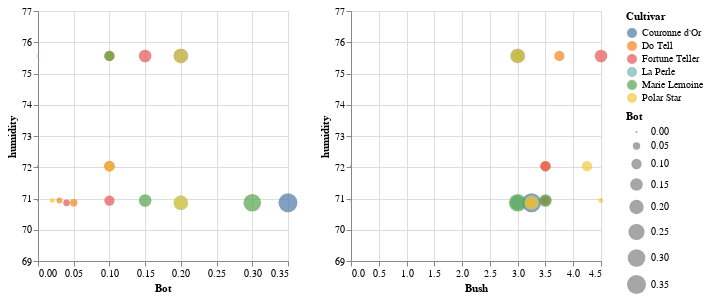

The notebook cell saved with this chart:
### Code cell
source = most_resistant_df


brush = alt.selection(type='interval', resolve='global')

base = alt.Chart(source).mark_circle().encode(
    alt.Y('humidity:Q',scale=alt.Scale(domain=(69, 77),clamp=True)),
    size='Bot:Q',
    color=alt.condition(brush, 'Cultivar', alt.ColorValue('gray'))
).add_selection(
    brush
).properties(
    width=250,
    height=250
)

base.encode(x='Bot') | base.encode(x='Bush')

### Figure 1 — Vega-Lite specification as saved in the notebook (floating-point values rounded to 4 significant figures)
{"$schema": "https://vega.github.io/schema/vega-lite/v2.6.0.json", "config": {"view": {"height": 300, "width": 400}}, "datasets": {"data-495524e426a53444b88f13af7e212bcf": [{"Bot": 0.2, "Bush": 3, "City": "Ann Arbor", "Cultivar": "Couronne d'Or", "Early_Bot": null, "ID": "133CD", "Mildew": 0, "No": 30, "Regidity": 3, "Serial_No": 343, "Thickness": 7.415, "avgtempC": 21.78, "cloudcover": 39.56, "date": "2015-07-11T00:00:00", "genetic_Acc_No": 30.1, "humidity": 75.56, "maxtempC": 26.2, "mintempC": 17.37, "num": 30.2, "precipMM": 3.277, "year": "2015"}, {"Bot": 0.1, "Bush": 3.75, "City": "Ann Arbor", "Cultivar": "Do Tell", "Early_Bot": null, "ID": "214CD", "Mildew": 0, "No": 31, "Regidity": 4.25, "Serial_No": 499, "Thickness": 8.475, "avgtempC": 21.78, "cloudcover": 39.56, "date": "2015-07-11T00:00:00", "genetic_Acc_No": 31.1, "humidity": 75.56, "maxtempC": 26.2, "mintempC": 17.37, "num": 31.2, "precipMM": 3.277, "year": "2015"}, {"Bot": 0.15, "Bush": 4.5, "City": "Ann Arbor", "Cultivar": "Fortune Teller", "Early_Bot": null, "ID": "85ED", "Mildew": 0, "No": 35, "Regidity": 4.25, "Serial_No": 219, "Thickness": 8.4, "avgtempC": 21.78, "cloudcover": 39.56, "date": "2015-07-11T00:00:00", "genetic_Acc_No": 35.1, "humidity": 75.56, "maxtempC": 26.2, "mintempC": 17.37, "num": 35.2, "precipMM": 3.277, "year": "2015"}, {"Bot": 0, "Bush": 3, "City": "Ann Arbor", "Cultivar": "La Perle", "Early_Bot": null, "ID": "15CD", "Mildew": 0, "No": 38, "Regidity": 3, "Serial_No": 27, "Thickness": 6.5, "avgtempC": 21.78, "cloudcover": 39.56, "date": "2015-07-11T00:00:00", "genetic_Acc_No": 38.1, "humidity": 75.56, "maxtempC": 26.2, "mintempC": 17.37, "num": 38.2, "precipMM": 3.277, "year": "2015"}, {"Bot": 0.1, "Bush": 3, "City": "Ann Arbor", "Cultivar": "Marie Lemoine", "Early_Bot": null, "ID": "125AB", "Mildew": 0, "No": 44, "Regidity": 4, "Serial_No": 323, "Thickness": 7.625, "avgtempC": 21.78, "cloudcover": 39.56, "date": "2015-07-11T00:00:00", "genetic_Acc_No": 44.1, "humidity": 75.56, "maxtempC": 26.2, "mintempC": 17.37, "num": "No", "precipMM": 3.277, "year": "2015"}, {"Bot": 0.2, "Bush": 3, "City": "Ann Arbor", "Cultivar": "Polar Star", "Early_Bot": null, "ID": "154AB", "Mildew": 0, "No": 53, "Regidity": 3.25, "Serial_No": 377, "Thickness": 7.415, "avgtempC": 21.78, "cloudcover": 39.56, "date": "2015-07-11T00:00:00", "genetic_Acc_No": 53.1, "humidity": 75.56, "maxtempC": 26.2, "mintempC": 17.37, "num": 53.2, "precipMM": 3.277, "year": "2015"}, {"Bot": 0.35, "Bush": 3.25, "City": "Ann Arbor", "Cultivar": "Couronne d'Or", "Early_Bot": 0.2, "ID": "133CD", "Mildew": 0, "No": 30, "Regidity": 3.25, "Serial_No": 343, "Thickness": 0.8875, "avgtempC": 22.11, "cloudcover": 44.15, "date": "2016-08-01T00:00:00", "genetic_Acc_No": 30.1, "humidity": 70.86, "maxtempC": 26.46, "mintempC": 17.77, "num": 30.2, "precipMM": 3.248, "year": "2016"}, {"Bot": 0.05, "Bush": 3.25, "City": "Ann Arbor", "Cultivar": "Do Tell", "Early_Bot": 1, "ID": "214CD", "Mildew": 0, "No": 31, "Regidity": 3.25, "Serial_No": 499, "Thickness": 0.8037, "avgtempC": 22.11, "cloudcover": 44.15, "date": "2016-08-01T00:00:00", "genetic_Acc_No": 31.1, "humidity": 70.86, "maxtempC": 26.46, "mintempC": 17.77, "num": 31.2, "precipMM": 3.248, "year": "2016"}, {"Bot": 0.04, "Bush": null, "City": "Ann Arbor", "Cultivar": "Fortune Teller", "Early_Bot": 0.25, "ID": "85ED", "Mildew": 0, "No": 35, "Regidity": 4.25, "Serial_No": 219, "Thickness": 1.008, "avgtempC": 22.11, "cloudcover": 44.15, "date": "2016-07-28T00:00:00", "genetic_Acc_No": 35.1, "humidity": 70.86, "maxtempC": 26.46, "mintempC": 17.77, "num": 35.2, "precipMM": 3.248, "year": "2016"}, {"Bot": 0.2, "Bush": 3, "City": "Ann Arbor", "Cultivar": "La Perle", "Early_Bot": 0, "ID": "15CD", "Mildew": 0, "No": 38, "Regidity": 3.25, "Serial_No": 27, "Thickness": 0.725, "avgtempC": 22.11, "cloudcover": 44.15, "date": "2016-07-29T00:00:00", "genetic_Acc_No": 38.1, "humidity": 70.86, "maxtempC": 26.46, "mintempC": 17.77, "num": 38.2, "precipMM": 3.248, "year": "2016"}, {"Bot": 0.3, "Bush": 3, "City": "Ann Arbor", "Cultivar": "Marie Lemoine", "Early_Bot": 0, "ID": "125AB", "Mildew": 0, "No": 44, "Regidity": 3.25, "Serial_No": 323, "Thickness": 0.9825, "avgtempC": 22.11, "cloudcover": 44.15, "date": "2016-08-01T00:00:00", "genetic_Acc_No": 44.1, "humidity": 70.86, "maxtempC": 26.46, "mintempC": 17.77, "num": "No", "precipMM": 3.248, "year": "2016"}, {"Bot": 0.2, "Bush": 3.25, "City": "Ann Arbor", "Cultivar": "Polar Star", "Early_Bot": 0.4, "ID": "154AB", "Mildew": 0, "No": 53, "Regidity": 3, "Serial_No": 377, "Thickness": 0.7885, "avgtempC": 22.11, "cloudcover": 44.15, "date": "2016-08-01T00:00:00", "genetic_Acc_No": 53.1, "humidity": 70.86, "maxtempC": 26.46, "mintempC": 17.77, "num": 53.2, "precipMM": 3.248, "year": "2016"}, {"Bot": 0, "Bush": 0, "City": "Ann Arbor", "Cultivar": "Couronne d'Or", "Early_Bot": null, "ID": "133CD", "Mildew": null, "No": 30, "Regidity": 0, "Serial_No": 343, "Thickness": null, "avgtempC": 20.3, "cloudcover": 31.48, "date": "2017-07-10T00:00:00", "genetic_Acc_No": 30.1, "humidity": 72.03, "maxtempC": 24.37, "mintempC": 16.22, "num": 30.2, "precipMM": 3.74, "year": "2017"}, {"Bot": 0.1, "Bush": 3.5, "City": "Ann Arbor", "Cultivar": "Do Tell", "Early_Bot": null, "ID": "214CD", "Mildew": null, "No": 31, "Regidity": 3.5, "Serial_No": 499, "Thickness": null, "avgtempC": 20.3, "cloudcover": 31.48, "date": "2017-07-10T00:00:00", "genetic_Acc_No": 31.1, "humidity": 72.03, "maxtempC": 24.37, "mintempC": 16.22, "num": 31.2, "precipMM": 3.74, "year": "2017"}, {"Bot": 0.1, "Bush": 3.5, "City": "Ann Arbor", "Cultivar": "Fortune Teller", "Early_Bot": null, "ID": "85ED", "Mildew": null, "No": 35, "Regidity": 3.5, "Serial_No": 219, "Thickness": null, "avgtempC": 20.3, "cloudcover": 31.48, "date": "2017-07-10T00:00:00", "genetic_Acc_No": 35.1, "humidity": 72.03, "maxtempC": 24.37, "mintempC": 16.22, "num": 35.2, "precipMM": 3.74, "year": "2017"}, {"Bot": 0, "Bush": 0, "City": "Ann Arbor", "Cultivar": "La Perle", "Early_Bot": null, "ID": "15CD", "Mildew": null, "No": 38, "Regidity": 0, "Serial_No": 27, "Thickness": null, "avgtempC": 20.3, "cloudcover": 31.48, "date": "2017-07-10T00:00:00", "genetic_Acc_No": 38.1, "humidity": 72.03, "maxtempC": 24.37, "mintempC": 16.22, "num": 38.2, "precipMM": 3.74, "year": "2017"}, {"Bot": null, "Bush": 3.5, "City": "Ann Arbor", "Cultivar": "Marie Lemoine", "Early_Bot": null, "ID": "125AB", "Mildew": 0.2, "No": 44, "Regidity": 4, "Serial_No": 323, "Thickness": null, "avgtempC": 20.3, "cloudcover": 31.48, "date": "2017-07-10T00:00:00", "genetic_Acc_No": 44.1, "humidity": 72.03, "maxtempC": 24.37, "mintempC": 16.22, "num": "No", "precipMM": 3.74, "year": "2017"}, {"Bot": 0.1, "Bush": 4.25, "City": "Ann Arbor", "Cultivar": "Polar Star", "Early_Bot": null, "ID": "154AB", "Mildew": null, "No": 53, "Regidity": 4, "Serial_No": 377, "Thickness": null, "avgtempC": 20.3, "cloudcover": 31.48, "date": "2017-07-10T00:00:00", "genetic_Acc_No": 53.1, "humidity": 72.03, "maxtempC": 24.37, "mintempC": 16.22, "num": 53.2, "precipMM": 3.74, "year": "2017"}, {"Bot": 0, "Bush": 3.5, "City": "Ann Arbor", "Cultivar": "Couronne d'Or", "Early_Bot": null, "ID": "133CD", "Mildew": 0.1, "No": 30, "Regidity": 3.5, "Serial_No": 343, "Thickness": null, "avgtempC": 21.01, "cloudcover": 42.34, "date": "2018-07-26T00:00:00", "genetic_Acc_No": 30.1, "humidity": 70.93, "maxtempC": 25.19, "mintempC": 16.83, "num": 30.2, "precipMM": 4.651, "year": "2018"}, {"Bot": 0.03, "Bush": 3.5, "City": "Ann Arbor", "Cultivar": "Do Tell", "Early_Bot": null, "ID": "214CD", "Mildew": 0.15, "No": 31, "Regidity": 3.5, "Serial_No": 499, "Thickness": 0.77, "avgtempC": 21.01, "cloudcover": 42.34, "date": "2018-07-26T00:00:00", "genetic_Acc_No": 31.1, "humidity": 70.93, "maxtempC": 25.19, "mintempC": 16.83, "num": 31.2, "precipMM": 4.651, "year": "2018"}, {"Bot": 0.1, "Bush": 3.5, "City": "Ann Arbor", "Cultivar": "Fortune Teller", "Early_Bot": null, "ID": "85ED", "Mildew": null, "No": 35, "Regidity": 3.5, "Serial_No": 219, "Thickness": 0.735, "avgtempC": 21.01, "cloudcover": 42.34, "date": "2018-07-26T00:00:00", "genetic_Acc_No": 35.1, "humidity": 70.93, "maxtempC": 25.19, "mintempC": 16.83, "num": 35.2, "precipMM": 4.651, "year": "2018"}, {"Bot": 0, "Bush": 0, "City": "Ann Arbor", "Cultivar": "La Perle", "Early_Bot": null, "ID": "15CD", "Mildew": null, "No": 38, "Regidity": 0, "Serial_No": 27, "Thickness": null, "avgtempC": 21.01, "cloudcover": 42.34, "date": "2018-07-26T00:00:00", "genetic_Acc_No": 38.1, "humidity": 70.93, "maxtempC": 25.19, "mintempC": 16.83, "num": 38.2, "precipMM": 4.651, "year": "2018"}, {"Bot": 0.15, "Bush": 3.5, "City": "Ann Arbor", "Cultivar": "Marie Lemoine", "Early_Bot": null, "ID": "125AB", "Mildew": null, "No": 44, "Regidity": 4.375, "Serial_No": 323, "Thickness": 1.123, "avgtempC": 21.01, "cloudcover": 42.34, "date": "2018-07-26T00:00:00", "genetic_Acc_No": 44.1, "humidity": 70.93, "maxtempC": 25.19, "mintempC": 16.83, "num": "No", "precipMM": 4.651, "year": "2018"}, {"Bot": 0.02, "Bush": 4.5, "City": "Ann Arbor", "Cultivar": "Polar Star", "Early_Bot": null, "ID": "154AB", "Mildew": 0.1, "No": 53, "Regidity": 4.25, "Serial_No": 377, "Thickness": 1.042, "avgtempC": 21.01, "cloudcover": 42.34, "date": "2018-07-26T00:00:00", "genetic_Acc_No": 53.1, "humidity": 70.93, "maxtempC": 25.19, "mintempC": 16.83, "num": 53.2, "precipMM": 4.651, "year": "2018"}]}, "hconcat": [{"data": {"name": "data-495524e426a53444b88f13af7e212bcf"}, "encoding": {"color": {"condition": {"field": "Cultivar", "selection": "selector004", "type": "nominal"}, "value": "gray"}, "size": {"field": "Bot", "type": "quantitative"}, "x": {"field": "Bot", "type": "quantitative"}, "y": {"field": "humidity", "scale": {"clamp": true, "domain": [69, 77]}, "type": "quantitative"}}, "height": 250, "mark": "circle", "selection": {"selector004": {"encodings": ["x", "y"], "mark": {"fill": "#333", "fillOpacity": 0.125, "stroke": "white"}, "on": "[mousedown, window:mouseup] > window:mousemove!", "resolve": "global", "translate": "[mousedown, window:mouseup] > window:mousemove!", "type": "interval", "zoom": "wheel!"}}, "width": 250}, {"data": {"name": "data-495524e426a53444b88f13af7e212bcf"}, "encoding": {"color": {"condition": {"field": "Cultivar", "selection": "selector004", "type": "nominal"}, "value": "gray"}, "size": {"field": "Bot", "type": "quantitative"}, "x": {"field": "Bush", "type": "quantitative"}, "y": {"field": "humidity", "scale": {"clamp": true, "domain": [69, 77]}, "type": "quantitative"}}, "height": 250, "mark": "circle", "selection": {"selector004": {"encodings": ["x", "y"], "mark": {"fill": "#333", "fillOpacity": 0.125, "stroke": "white"}, "on": "[mousedown, window:mouseup] > window:mousemove!", "resolve": "global", "translate": "[mousedown, window:mouseup] > window:mousemove!", "type": "interval", "zoom": "wheel!"}}, "width": 250}]}
